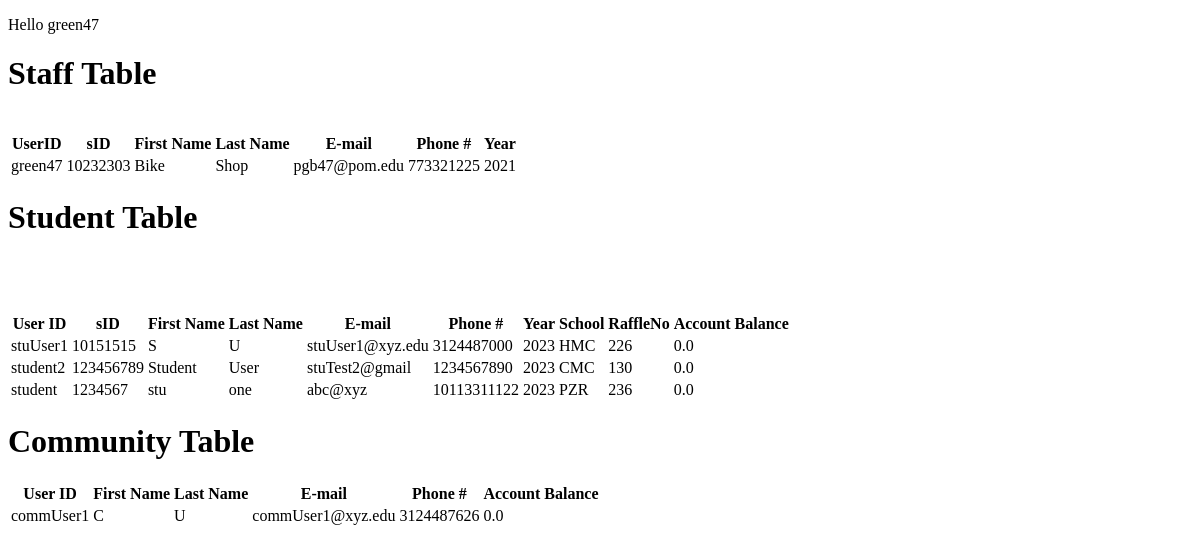
The page /mainTool (signed in) on the database as committed earlier.
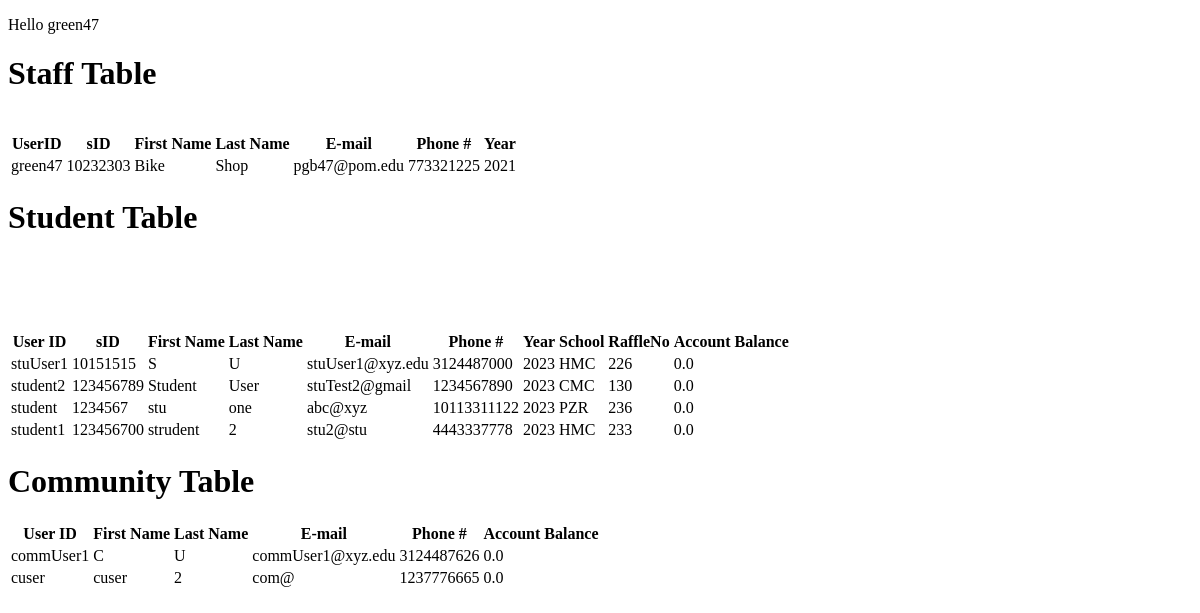
The same page on the database as committed later.
### tables this page shows
CREATE TABLE Staff (userID varchar(255), hash varchar(255), sID INT, first varchar (255), last varchar(255), email varchar(255), phone varchar(255), year INT, wordHash varchar(255), PRIMARY KEY(userID));

CREATE TABLE Students (userID varchar(255), hash varchar(255), sID INT, first varchar (255), last varchar(255), email varchar(255), phone varchar(255), year INT, school varchar(255), raffleNo tinyint, bal double, wordHash varchar(255), PRIMARY KEY(userID));

CREATE TABLE Community (userID varchar(255), hash varchar(255), first varchar (255), last varchar(255), email varchar(255), phone varchar(255), bal double, wordHash varchar(255), PRIMARY KEY(userID));

### main.py (the view)
@app.route("/mainTool",methods=["GET"])
@special_requirement
def staffDBaccess():
    if request.method == "GET":
        try:
            user = session['user']
            con = get_db()
            cur = con.cursor()
            cur.execute("SELECT * from Staff")
            staff_data = cur.fetchall()
            cur.execute("SELECT * from Students")
            student_data = cur.fetchall()
            cur.execute("SELECT * from Community")
            community_data = cur.fetchall()
            return render_template("mainTool.html", data1=staff_data,data2=student_data,data3=community_data,user=user)
        except Exception as e:
            return redirect(url_for('logout'))

### main.py (called while the page is built)
@app.after_request
def after_request(response):
    response.headers["Cache-Control"] = "no-cache, no-store, must-revalidate"
    response.headers["Expires"] = 0
    response.headers["Pragma"] = "no-cache"
    return response

def get_db():
    db = getattr(g, '_database', None)
    if db is None:
        db = g._database = sqlite3.connect(DATABASE)
    return db

def special_requirement(f):
    @wraps(f)
    def wrap(*args,**kwargs):
        try:
            if "green47" == session['user']:
                return f(*args,**kwargs)
            else:
                return redirect(url_for('logout'))
        except:
            return redirect(url_for('logout'))
    return wrap

### templates/mainTool.html (shortened to what this page needs)
<!DOCTYPE html>
<html lang='en'>
<head>
    <link rel="stylesheet" href="../static/styles.css">
</head>
<body>
    <p>Hello {{ user }}</p>
    <h1>Staff Table</h1>
    <table>
        <tr>
            <th>UserID</th>
            <th>sID</th>
            <th>First Name</th>
            <th>Last Name</th>
            <th>E-mail</th>
            <th>Phone #</th>
            <th>Year</th>
        </tr>
    {% for item in data1 %}
    <tr>
        <td>{{item[0]}}</td>
        <td>{{item[2]}}</td>
        <td>{{item[3]}}</td>
        <td>{{item[4]}}</td>
        <td>{{item[5]}}</td>
        <td>{{item[6]}}</td>
        <td>{{item[7]}}</td>
        <br>
    </tr>
    {% endfor %}
    </table>
    <h1>Student Table</h1>
    <table>
        <tr>
            <th>User ID</th>
            <th>sID</th>
            <th>First Name</th>
            <th>Last Name</th>
            <th>E-mail</th>
            <th>Phone #</th>
            <th>Year</th>
            <th>School</th>
            <th>RaffleNo</th>
            <th>Account Balance</th>
        </tr>
    {% for item in data2 %}
    <tr>
        <td>{{item[0]}}</td>
        <td>{{item[2]}}</td>
        <td>{{item[3]}}</td>
        <td>{{item[4]}}</td>
        <td>{{item[5]}}</td>
        <td>{{item[6]}}</td>
        <td>{{item[7]}}</td>
        <td>{{item[8]}}</td>
        <td>{{item[9]}}</td>
        <td>{{item[10]}}</td>
        <br>
    </tr>
    {% endfor %}
    </table>
    <h1>Community Table</h1>
    <table>
        <tr>
            <th>User ID</th>
            <th>First Name</th>
            <th>Last Name</th>
            <th>E-mail</th>
            <th>Phone #</th>
            <th>Account Balance</th>
        </tr>
    {% for item in data3 %}
    <tr>
        <td>{{item[0]}}</td>
        <td>{{item[2]}}</td>
        <td>{{item[3]}}</td>
        <td>{{item[4]}}</td>
        <td>{{item[5]}}</td>
        <td>{{item[6]}}</td>
    </tr>
    {% endfor %}
    </table>
</body>
</html>

Rows that differ between the two databases and show on the page:
added Students: userID "student1", sID "123456700", first "strudent", last "2", email "stu2@stu", phone "4443337778", year "2023", school "HMC", raffleNo "233", bal "0.0"
added Community: userID "cuser", first "cuser", last "2", email "com@", phone "1237776665", bal "0.0"
